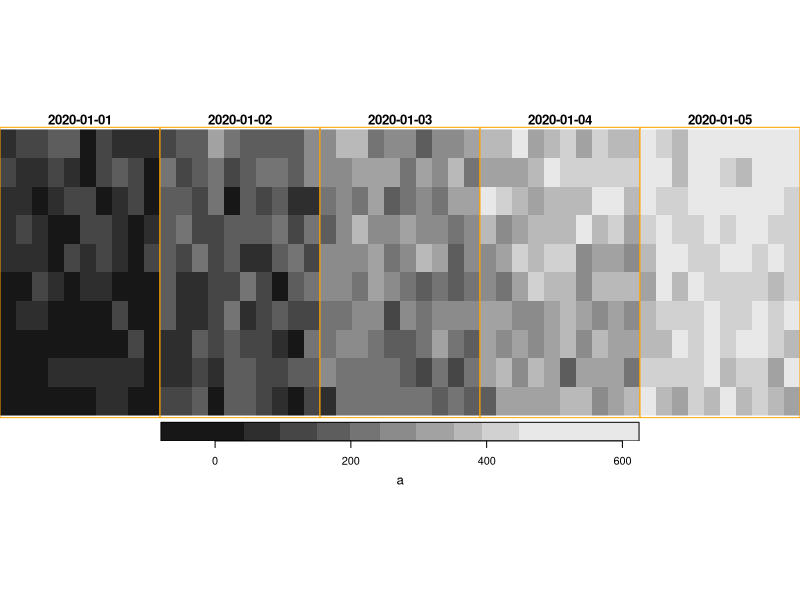
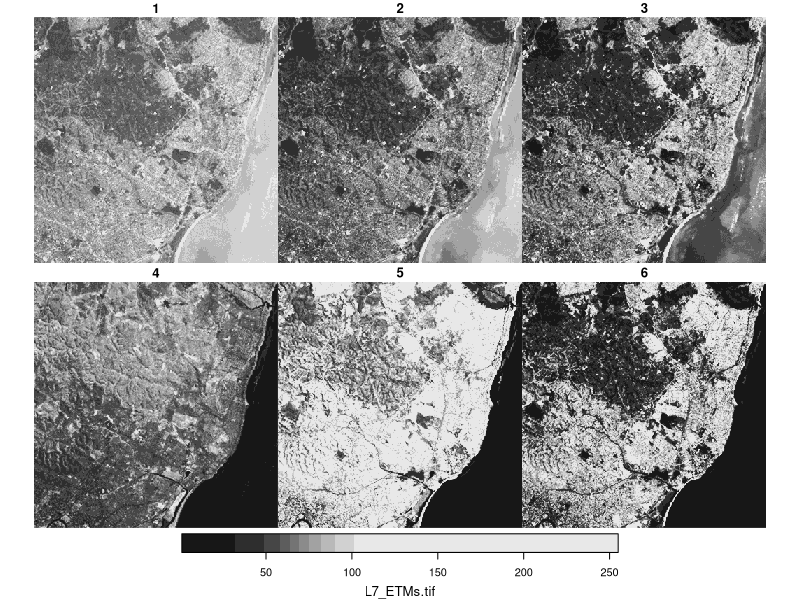

R code for these plots, in order: (Note: this script raises an error after producing the figures.)
## ---- chunk 1
v = 1:24
class(v)
dim(v) # NULL: does not exist yet
dim(v) = c(6, 4)
attr(v, "dim")
dim(v)
class(v)
v
## ---- chunk 2
m = matrix(1:24, nrow = 6, ncol = 4, byrow = TRUE)
m
## ---- chunk 3
dim(v) = c(4, 6)
v2 = t(v)
v2
## ---- chunk 4
as.vector(v)
as.vector(v2)
## ---- chunk 5
a = array(1:24, dim = c(2, 3, 4))
a
a[2,2,2]
## ---- chunk 6
row = 2
col = 3
nrow = 6
index = (col - 1) * nrow + row
index
v[index]
v[row, col]
## ---- chunk 7
dim1 = 2
dim2 = 3
dim3 = 4
i = 2
j = 2
k = 2
index = (k - 1) * (dim1 * dim2) + (j - 1) * dim1 + i
index
a[index]
a[i, j, k]
## ---- chunk 8
df = data.frame(a = 1:3, b = c("x", "y", "z"), c = Sys.Date() + 1:3)
df
as.matrix(df) # converts to character matrix
df2 = data.frame(a = 1:3, b = 4:6, c = c(TRUE, FALSE, NA))
as.matrix(df2) # converts to numeric matrix
## ---- chunk 9
a1 = array(1:24, dim = c(2, 3, 4))
a2 = array(24:1, dim = c(2, 3, 4))
a_sum = a1 + a2
a_sum
a_prod = a1 * a2
a_prod
a_prod[1,1,1] # 1 * 24
a_prod[2,3,4] # 12 * 13
a1 + 10 # adds 10 to each element
a1 * 2 # multiplies each element by 2
a1 / 2 # divides each element by 2
a1 - 2 # subtracts 2 from each element
a1 ^ 2 # squares each element
a1 %% 2 # modulus of each element
a1 %/% 2 # integer division of each element
a1 > 12 # logical array
a1[a1 > 12] # extracts elements greater than 12
mean(a1) # mean of all elements
sd(a1) # standard deviation of all elements
sum(a1) # sum of all elements
range(a1) # range of all elements
dim(a1) # dimensions of the array
length(a1) # total number of elements
str(a1) # structure of the array
summary(a1) # summary of the array
table(a1) # frequency table of the elements
apply(a1, 1, mean) # mean of each row (1st dimension)
apply(a1, 2, mean) # mean of each column (2nd dimension)
apply(a1, 3, mean) # mean of each slice (3rd dimension)
apply(a1, c(1,2), mean) # mean of each row-column combination (1st and 2nd dimensions)
apply(a1, c(1,3), mean) # mean of each row-slice combination (1st and 3rd dimensions)
apply(a1, c(2,3), mean) # mean of each column-slice combination (2nd and 3rd dimensions)
rowSums(a1) # sum of each row
colSums(a1) # sum of each column
sliceSums = function(x) apply(x, 3, sum); sliceSums(a1) # sum of each slice
rowMeans(a1) # mean of each row
colMeans(a1) # mean of each column
sliceMeans = function(x) apply(x, 3, mean); sliceMeans(a1) # mean of each slice
a1[,,1] # first slice
a1[,,2] # second slice
a1[,,3] # third slice
a1[,,4] # fourth slice
a1[1,,] # first row across all slices
a1[2,,] # second row across all slices
a1[,1,] # first column across all slices
a1[,2,] # second column across all slices
a1[,3,] # third column across all slices
a1[1,1,] # first row, first column across all slices
a1[2,3,] # second row, third column across all slices
a1[1,,1] # first row across first slice
a1[2,,4] # second row across fourth slice
a1[,1,1] # first column across first slice
a1[,3,4] # third column across fourth slice
## ---- chunk 10
library(stars)
# create a 3D array with dimensions (x, y, time)
data = array(1:(10*10*5) + rnorm(500)*50, dim = c(x = 10, y = 10, time = 5))
# create a stars object
raster_cube = st_as_stars(list(a = data))
raster_cube
raster_cube |>
  st_set_dimensions("x", values = 1:10, xy = c("x", "y")) |>
  st_set_dimensions("y", values = 51:60) |>
  st_set_dimensions("time", values = as.Date("2020-01-01") + 0:4) |> 
  st_set_crs(st_crs("OGC:CRS84")) -> raster_cube
raster_cube
# plot the first time slice
plot(raster_cube, box_col = 'orange')
## ---- chunk 11
tif <- system.file("tif/L7_ETMs.tif", package = "stars")
library(stars)
(r <- read_stars(tif))
## ---- chunk 12
plot(r)
## ---- chunk 13
set.seed(12321)
library(sf)
library(stars)

# install.packages("PCICt", repos = "https://cran.uni-muenster.de/pebesma")
nc = system.file("nc/tos_O1_2001-2002.nc", package = "stars")
r = read_mdim(nc)
pts = st_sample(st_bbox(r), 20)
(e = st_extract(r, pts))
library(xts)
plot(as.xts(as.POSIXct(e)))
